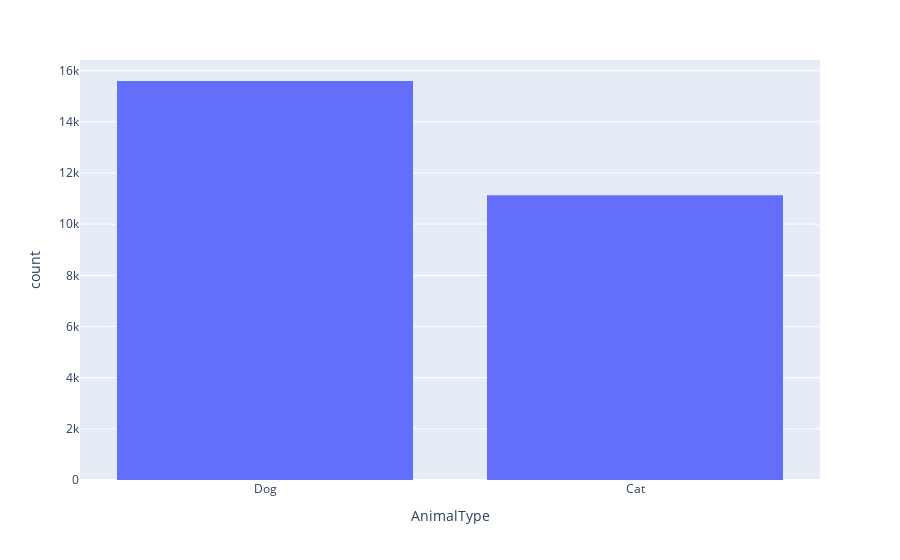

The cell this chart's notebook holds for it:
### Markdown cell above
## Visualizations

### Code cell
fig = px.histogram(train, x="AnimalType")
fig.show()

### Figure 1 — Plotly figure (JSON) as saved in the notebook; plotly's stock layout.template omitted (floating-point values rounded to 4 significant figures; data arrays with more than 128 entries replaced by an {"elided": "..."} marker saying what was removed)
{"data": [{"alignmentgroup": "True", "bingroup": "x", "hovertemplate": "AnimalType=%{x}<br>count=%{y}<extra></extra>", "legendgroup": "", "marker": {"color": "#636efa", "pattern": {"shape": ""}}, "name": "", "offsetgroup": "", "orientation": "v", "showlegend": false, "type": "histogram", "x": {"elided": "26729 str values"}, "xaxis": "x", "yaxis": "y"}], "layout": {"barmode": "relative", "legend": {"tracegroupgap": 0}, "margin": {"t": 60}, "xaxis": {"anchor": "y", "domain": [0, 1], "title": {"text": "AnimalType"}}, "yaxis": {"anchor": "x", "domain": [0, 1], "title": {"text": "count"}}}}
